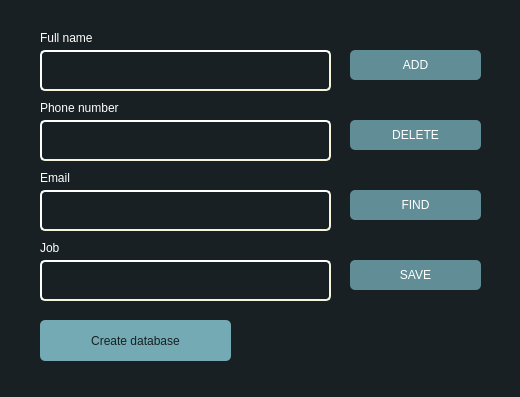
<?xml version="1.0" encoding="UTF-8"?>
<ui version="4.0">
 <class>MainWindow</class>
 <widget class="QMainWindow" name="MainWindow">
  <property name="geometry">
   <rect>
    <x>0</x>
    <y>0</y>
    <width>520</width>
    <height>397</height>
   </rect>
  </property>
  <property name="mouseTracking">
   <bool>false</bool>
  </property>
  <property name="tabletTracking">
   <bool>false</bool>
  </property>
  <property name="acceptDrops">
   <bool>false</bool>
  </property>
  <property name="windowTitle">
   <string>Contact Book</string>
  </property>
  <widget class="QWidget" name="centralwidget">
   <property name="styleSheet">
    <string notr="true">background-color: rgb(24, 32, 35);</string>
   </property>
   <widget class="QLineEdit" name="lineEdit_name">
    <property name="geometry">
     <rect>
      <x>40</x>
      <y>50</y>
      <width>291</width>
      <height>41</height>
     </rect>
    </property>
    <property name="font">
     <font>
      <family>MS Shell Dlg 2</family>
      <pointsize>13</pointsize>
      <weight>50</weight>
      <italic>false</italic>
      <bold>false</bold>
     </font>
    </property>
    <property name="cursor">
     <cursorShape>ArrowCursor</cursorShape>
    </property>
    <property name="styleSheet">
     <string notr="true">border-style: outset;
font: 13pt &quot;MS Shell Dlg 2&quot;;
color: rgb(255, 255, 255);
border-width: 2px;
border-radius: 5px;
border-color: beige;
</string>
    </property>
    <property name="inputMask">
     <string/>
    </property>
    <property name="text">
     <string notr="true"/>
    </property>
    <property name="echoMode">
     <enum>QLineEdit::Normal</enum>
    </property>
    <property name="dragEnabled">
     <bool>false</bool>
    </property>
    <property name="readOnly">
     <bool>false</bool>
    </property>
    <property name="placeholderText">
     <string notr="true"/>
    </property>
   </widget>
   <widget class="QLineEdit" name="lineEdit_job">
    <property name="geometry">
     <rect>
      <x>40</x>
      <y>260</y>
      <width>291</width>
      <height>41</height>
     </rect>
    </property>
    <property name="font">
     <font>
      <family>MS Shell Dlg 2</family>
      <pointsize>13</pointsize>
      <weight>50</weight>
      <italic>false</italic>
      <bold>false</bold>
     </font>
    </property>
    <property name="cursor">
     <cursorShape>ArrowCursor</cursorShape>
    </property>
    <property name="styleSheet">
     <string notr="true">border-style: outset;
font: 13pt &quot;MS Shell Dlg 2&quot;;
color: rgb(255, 255, 255);
border-width: 2px;
border-radius: 5px;
border-color: beige;
</string>
    </property>
    <property name="text">
     <string notr="true"/>
    </property>
    <property name="placeholderText">
     <string notr="true"/>
    </property>
   </widget>
   <widget class="QLineEdit" name="lineEdit_email">
    <property name="geometry">
     <rect>
      <x>40</x>
      <y>190</y>
      <width>291</width>
      <height>41</height>
     </rect>
    </property>
    <property name="font">
     <font>
      <family>MS Shell Dlg 2</family>
      <pointsize>13</pointsize>
      <weight>50</weight>
      <italic>false</italic>
      <bold>false</bold>
     </font>
    </property>
    <property name="cursor">
     <cursorShape>ArrowCursor</cursorShape>
    </property>
    <property name="styleSheet">
     <string notr="true">border-style: outset;
font: 13pt &quot;MS Shell Dlg 2&quot;;
color: rgb(255, 255, 255);
border-width: 2px;
border-radius: 5px;
border-color: beige;
</string>
    </property>
    <property name="text">
     <string notr="true"/>
    </property>
    <property name="placeholderText">
     <string notr="true"/>
    </property>
   </widget>
   <widget class="QLineEdit" name="lineEdit_phone_number">
    <property name="geometry">
     <rect>
      <x>40</x>
      <y>120</y>
      <width>291</width>
      <height>41</height>
     </rect>
    </property>
    <property name="font">
     <font>
      <family>MS Shell Dlg 2</family>
      <pointsize>13</pointsize>
      <weight>50</weight>
      <italic>false</italic>
      <bold>false</bold>
     </font>
    </property>
    <property name="cursor">
     <cursorShape>ArrowCursor</cursorShape>
    </property>
    <property name="styleSheet">
     <string notr="true">border-style: outset;
font: 13pt &quot;MS Shell Dlg 2&quot;;
color: rgb(255, 255, 255);
border-width: 2px;
border-radius: 5px;
border-color: beige;
</string>
    </property>
    <property name="text">
     <string notr="true"/>
    </property>
    <property name="placeholderText">
     <string notr="true"/>
    </property>
   </widget>
   <widget class="QPushButton" name="pushButton_add">
    <property name="geometry">
     <rect>
      <x>350</x>
      <y>50</y>
      <width>131</width>
      <height>30</height>
     </rect>
    </property>
    <property name="mouseTracking">
     <bool>false</bool>
    </property>
    <property name="tabletTracking">
     <bool>false</bool>
    </property>
    <property name="acceptDrops">
     <bool>false</bool>
    </property>
    <property name="autoFillBackground">
     <bool>false</bool>
    </property>
    <property name="styleSheet">
     <string notr="true">background-color: rgb(97, 142, 150);
border-radius: 5px;
font: 12pt &quot;Fixedsys&quot;;
color: rgb(255, 255, 255);</string>
    </property>
    <property name="text">
     <string>ADD</string>
    </property>
   </widget>
   <widget class="QPushButton" name="pushButton_create_db">
    <property name="geometry">
     <rect>
      <x>40</x>
      <y>320</y>
      <width>191</width>
      <height>41</height>
     </rect>
    </property>
    <property name="styleSheet">
     <string notr="true">background-color: rgb(115, 170, 180);
border-radius: 5px;
font: 12pt &quot;Fixedsys&quot;;
color: rgb(24, 32, 35);</string>
    </property>
    <property name="text">
     <string>Create database</string>
    </property>
   </widget>
   <widget class="QPushButton" name="pushButton_delete">
    <property name="geometry">
     <rect>
      <x>350</x>
      <y>120</y>
      <width>131</width>
      <height>30</height>
     </rect>
    </property>
    <property name="styleSheet">
     <string notr="true">background-color: rgb(97, 142, 150);
border-radius: 5px;
font: 12pt &quot;Fixedsys&quot;;
color: rgb(255, 255, 255);</string>
    </property>
    <property name="text">
     <string>DELETE</string>
    </property>
   </widget>
   <widget class="QPushButton" name="pushButton_find">
    <property name="geometry">
     <rect>
      <x>350</x>
      <y>190</y>
      <width>131</width>
      <height>30</height>
     </rect>
    </property>
    <property name="styleSheet">
     <string notr="true">background-color: rgb(97, 142, 150);
border-radius: 5px;
font: 12pt &quot;Fixedsys&quot;;
color: rgb(255, 255, 255);</string>
    </property>
    <property name="text">
     <string>FIND</string>
    </property>
   </widget>
   <widget class="QPushButton" name="pushButton_save">
    <property name="geometry">
     <rect>
      <x>350</x>
      <y>260</y>
      <width>131</width>
      <height>30</height>
     </rect>
    </property>
    <property name="styleSheet">
     <string notr="true">background-color: rgb(97, 142, 150);
border-radius: 5px;
font: 12pt &quot;Fixedsys&quot;;
color: rgb(255, 255, 255);</string>
    </property>
    <property name="text">
     <string>SAVE</string>
    </property>
   </widget>
   <widget class="QLabel" name="label_name">
    <property name="geometry">
     <rect>
      <x>40</x>
      <y>30</y>
      <width>131</width>
      <height>16</height>
     </rect>
    </property>
    <property name="styleSheet">
     <string notr="true">color: rgb(255, 255, 255);
font: 75 15pt &quot;Fixedsys&quot;;</string>
    </property>
    <property name="text">
     <string>Full name</string>
    </property>
   </widget>
   <widget class="QLabel" name="label_phone_number">
    <property name="geometry">
     <rect>
      <x>40</x>
      <y>100</y>
      <width>131</width>
      <height>16</height>
     </rect>
    </property>
    <property name="styleSheet">
     <string notr="true">color: rgb(255, 255, 255);
font: 75 15pt &quot;Fixedsys&quot;;</string>
    </property>
    <property name="text">
     <string>Phone number</string>
    </property>
   </widget>
   <widget class="QLabel" name="label_email">
    <property name="geometry">
     <rect>
      <x>40</x>
      <y>170</y>
      <width>131</width>
      <height>16</height>
     </rect>
    </property>
    <property name="styleSheet">
     <string notr="true">color: rgb(255, 255, 255);
font: 75 15pt &quot;Fixedsys&quot;;</string>
    </property>
    <property name="text">
     <string>Email</string>
    </property>
   </widget>
   <widget class="QLabel" name="label_job">
    <property name="geometry">
     <rect>
      <x>40</x>
      <y>240</y>
      <width>131</width>
      <height>16</height>
     </rect>
    </property>
    <property name="styleSheet">
     <string notr="true">color: rgb(255, 255, 255);
font: 75 15pt &quot;Fixedsys&quot;;</string>
    </property>
    <property name="text">
     <string>Job</string>
    </property>
   </widget>
  </widget>
 </widget>
 <resources/>
 <connections/>
</ui>
